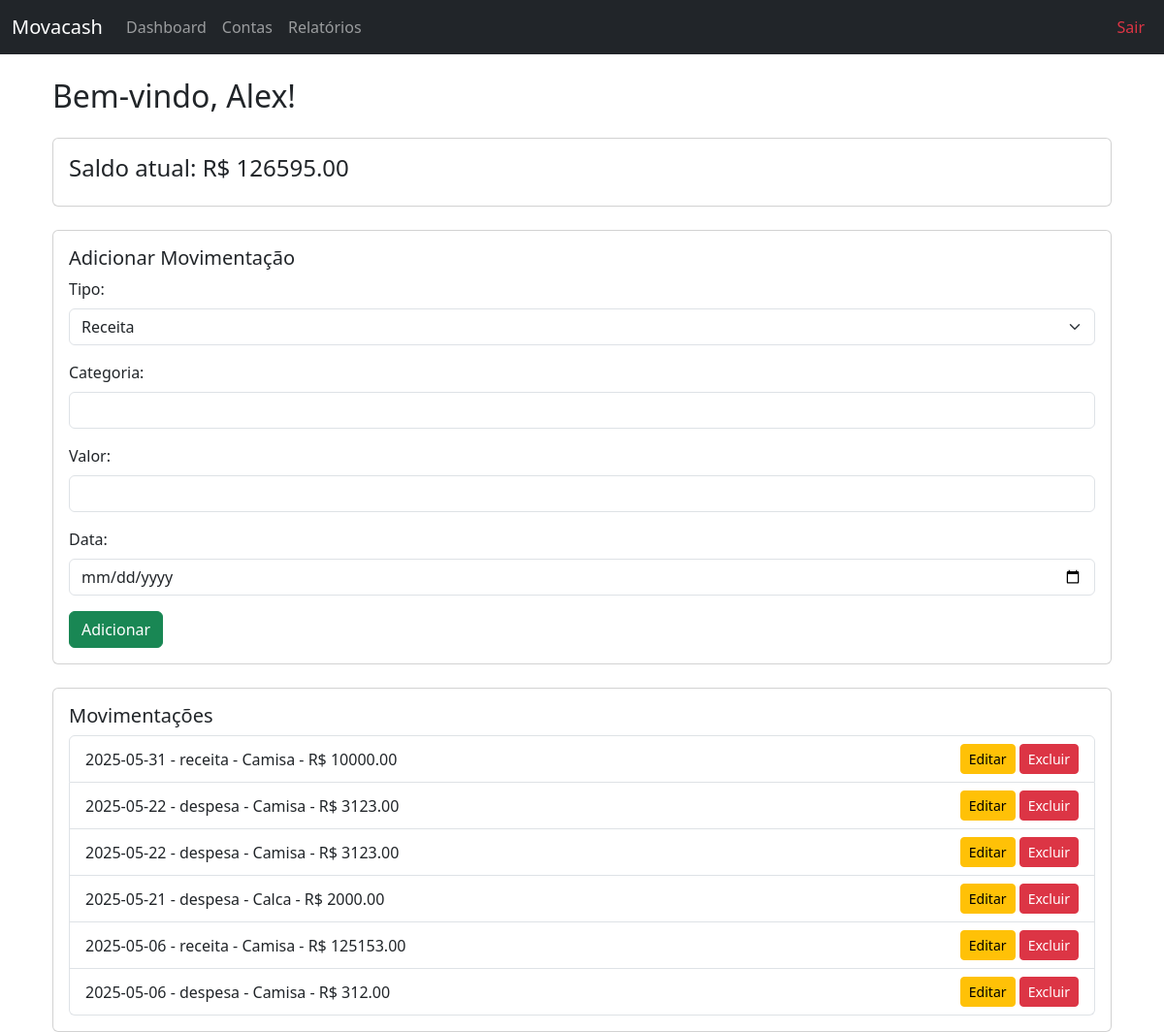
The page /dashboard (signed in) on the database as committed earlier.
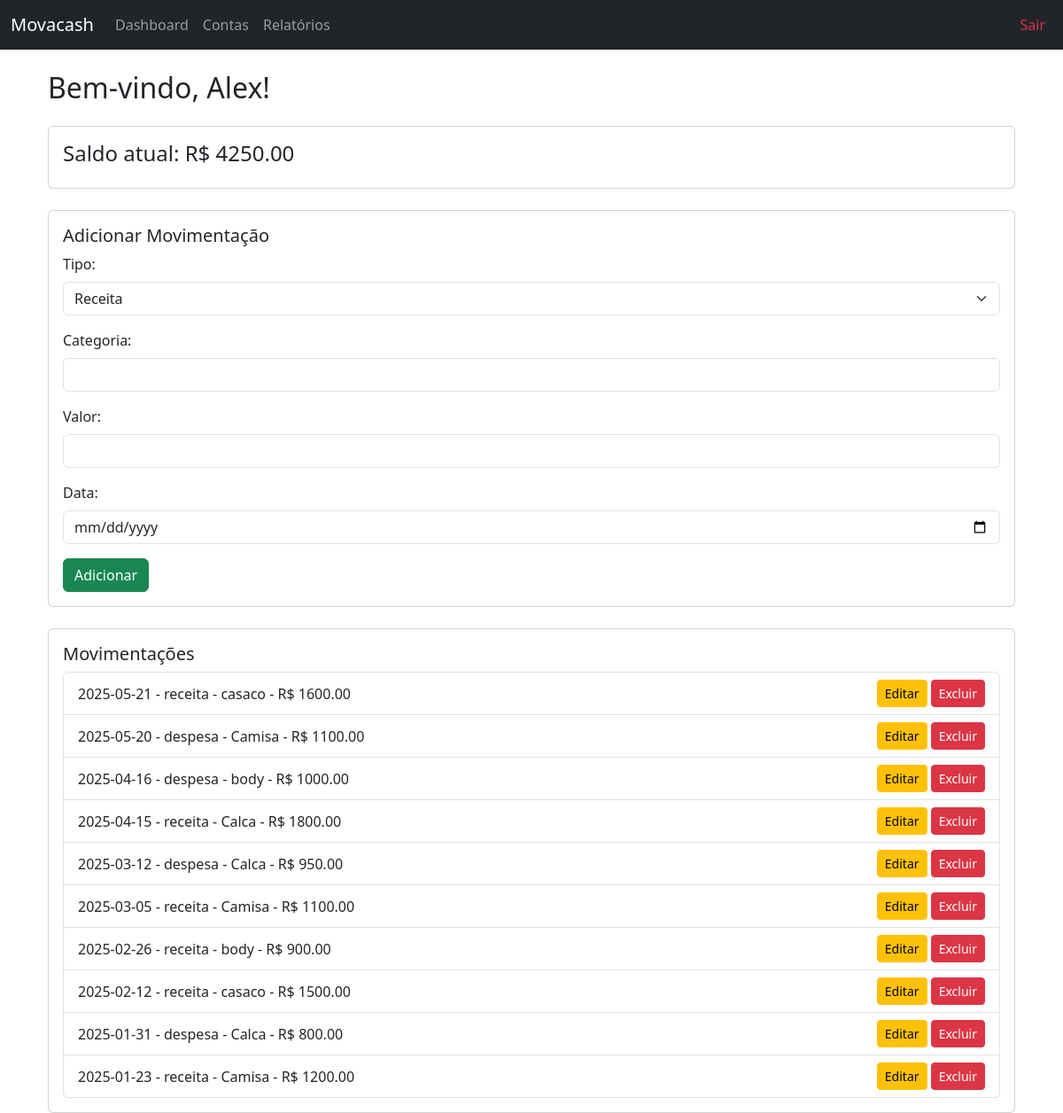
The same page on the database as committed later.
### app/models.py (models this page shows)
class Usuario(db.Model):
    id = db.Column(db.Integer, primary_key=True)
    nome = db.Column(db.String(100), nullable=False)
    email = db.Column(db.String(100), unique=True, nullable=False)
    senha = db.Column(db.String(100), nullable=False)

class Movimentacao(db.Model):
    id = db.Column(db.Integer, primary_key=True)
    tipo = db.Column(db.String(10), nullable=False)  # receita ou despesa
    categoria = db.Column(db.String(50), nullable=False)
    valor = db.Column(db.Float, nullable=False)
    data = db.Column(db.Date, default=date.today)
    usuario_id = db.Column(db.Integer, db.ForeignKey('usuario.id'), nullable=False)

### app/routes.py (the view, shortened to what this page needs)
@bp.route('/dashboard', methods=['GET', 'POST'])
@login_obrigatorio
def dashboard():
    usuario_id = session['usuario_id']
    usuario = Usuario.query.get(usuario_id).nome
    movimentacoes = Movimentacao.query.filter_by(usuario_id=usuario_id).order_by(Movimentacao.data.desc()).all()
    saldo = sum(m.valor if m.tipo == 'receita' else -m.valor for m in movimentacoes)
    mov_list = [(m.tipo, m.categoria, m.valor, m.data, m.id) for m in movimentacoes]
    return render_template('dashboard.html', usuario=usuario, saldo=saldo, movimentacoes=mov_list)

### app/utils.py (called while the page is built)
def login_obrigatorio(f):
    @wraps(f)
    def decorated_function(*args, **kwargs):
        if 'usuario_id' not in session:
            return redirect(url_for('login'))
        return f(*args, **kwargs)
    return decorated_function

### app/templates/dashboard.html (shortened to what this page needs)
{% extends "base.html" %}
{% block content %}
<div class="container mt-4">
    <h2 class="mb-4">Bem-vindo, {{ usuario }}!</h2>
    <div class="card mb-4">
        <div class="card-body">
            <h4 class="card-title">Saldo atual: R$ {{ "%.2f"|format(saldo) }}</h4>
        </div>
    </div>
    <div class="card mb-4">
        <div class="card-body">
            <h5 class="card-title">Adicionar Movimentação</h5>
            <form method="POST">
                <div class="mb-3">
                    <label class="form-label">Tipo:</label>
                    <select name="tipo" class="form-select" required>
                        <option value="receita">Receita</option>
                    </select>
                </div>
                <div class="mb-3">
                    <label class="form-label">Categoria:</label>
                    <input type="text" name="categoria" class="form-control" required>
                </div>
                <div class="mb-3">
                    <label class="form-label">Valor:</label>
                    <input type="number" name="valor" step="0.01" class="form-control" required>
                </div>
                <div class="mb-3">
                    <label class="form-label">Data:</label>
                    <input type="date" name="data" class="form-control">
                </div>
                <button type="submit" class="btn btn-success">Adicionar</button>
            </form>
        </div>
    </div>
    <div class="card">
        <div class="card-body">
            <h5 class="card-title">Movimentações</h5>
            {% if movimentacoes %}
                <ul class="list-group">
                    {% for tipo, categoria, valor, data, id in movimentacoes %}
                        <li class="list-group-item d-flex justify-content-between align-items-center">
                            {{ data }} - {{ tipo }} - {{ categoria }} - R$ {{ "%.2f"|format(valor) }}
                            <span>
                                <a href="{{ url_for('main.editar_movimentacao', id=id) }}" class="btn btn-sm btn-warning">Editar</a>
                                <a href="{{ url_for('main.excluir_movimentacao', id=id) }}"
                                   class="btn btn-sm btn-danger"
                                   onclick="return confirm('Tem certeza que deseja excluir esta movimentação?');">
                                   Excluir
                                </a>
                            </span>
                        </li>
                    {% endfor %}
                </ul>
            {% else %}
                <p class="text-muted">Nenhuma movimentação registrada ainda.</p>
            {% endif %}
        </div>
    </div>
</div>
{% endblock %}

### app/templates/base.html (shortened to what this page needs)
<!DOCTYPE html>
<html lang="pt-br">
<head>
    <link href="https://cdn.jsdelivr.net/npm/bootstrap@5.3.0/dist/css/bootstrap.min.css" rel="stylesheet">
</head>
<body>
    <nav class="navbar navbar-expand-lg navbar-dark bg-dark fixed-top">
        <div class="container-fluid">
            <a class="navbar-brand" href="{{ url_for('main.dashboard') }}">Movacash</a>
            <div class="collapse navbar-collapse" id="navbarNav">
                <ul class="navbar-nav me-auto">
                    <li class="nav-item">
                        <a class="nav-link" href="{{ url_for('main.dashboard') }}">Dashboard</a>
                    </li>
                    <li class="nav-item">
                        <a class="nav-link" href="{{ url_for('main.contas') }}">Contas</a>
                    </li>
                    <li class="nav-item">
                        <a class="nav-link" href="{{ url_for('main.relatorios') }}">Relatórios</a>
                    </li>
                </ul>
                <ul class="navbar-nav ms-auto">
                    <li class="nav-item">
                        <a class="nav-link text-danger" href="{{ url_for('main.logout') }}">Sair</a>
                    </li>
                </ul>
            </div>
        </div>
    </nav>
    <div class="container" style="margin-top: 80px;">
        {% block content %}{% endblock %}
    </div>
</body>
</html>

Rows that differ between the two databases and show on the page:
added Movimentacao: data "2025-05-21", tipo "receita", categoria "casaco", valor "1600.00"
added Movimentacao: data "2025-05-20", tipo "despesa", categoria "Camisa", valor "1100.00"
added Movimentacao: data "2025-04-16", tipo "despesa", categoria "body", valor "1000.00"
added Movimentacao: data "2025-04-15", tipo "receita", categoria "Calca", valor "1800.00"
changed Movimentacao (number 5 of 10 on the later page): data "2025-05-06" → "2025-03-12"; categoria "Camisa" → "Calca"; valor "312.00" → "950.00"; moves up the list
changed Movimentacao (number 6 of 10 on the later page): data "2025-05-21" → "2025-03-05"; tipo "despesa" → "receita"; categoria "Calca" → "Camisa"; valor "2000.00" → "1100.00"
changed Movimentacao (number 7 of 10 on the later page): data "2025-05-06" → "2025-02-26"; categoria "Camisa" → "body"; valor "125153.00" → "900.00"
changed Movimentacao (number 8 of 10 on the later page): data "2025-05-31" → "2025-02-12"; categoria "Camisa" → "casaco"; valor "10000.00" → "1500.00"; moves down the list
changed Movimentacao (number 9 of 10 on the later page): data "2025-05-22" → "2025-01-31"; categoria "Camisa" → "Calca"; valor "3123.00" → "800.00"; moves down the list
changed Movimentacao (number 10 of 10 on the later page): data "2025-05-22" → "2025-01-23"; tipo "despesa" → "receita"; valor "3123.00" → "1200.00"; moves down the list
Other text that changed with them:
{{ "%.2f"|format(saldo) }}: "126595.00" → "4250.00"
